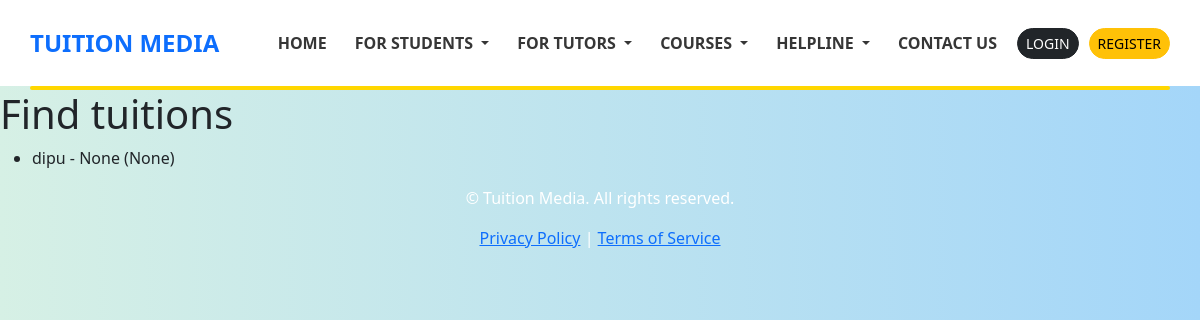
Page /find_tuitions/ on the earlier database version.
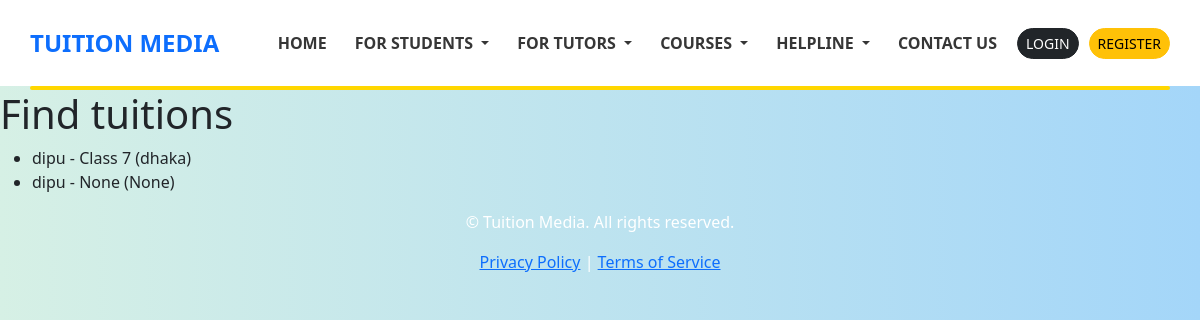
Same page on the later database version.
### students/models.py (models this page shows, shortened)
class tutor_request_post(models.Model):
    CLASS_CHOICES = [
        ('Class 1', 'Class 1'),
        ('Class 2', 'Class 2'),
        ('Class 3', 'Class 3'),
        ('Class 4', 'Class 4'),
        ('Class 5', 'Class 5'),
        ('Class 6', 'Class 6'),
        ('Class 7', 'Class 7'),
        ('Class 8', 'Class 8'),
        ('Class 9', 'Class 9'),
        ('Class 10', 'Class 10'),
        ('HSC 1st Year', 'HSC 1st Year'),
        ('HSC 2nd Year', 'HSC 2nd Year'),
    ]
    MEDIUM_CHOICES = [
        ('Bangla', 'Bangla'),
        ('English', 'English'),
    ]
    GENDER_CHOICES = [
        ('MALE', 'MALE'),
        ('FEMALE', 'FEMALE'),
    ]
    student_name = models.CharField(max_length=100)
    contact_number = models.CharField(max_length=20, blank=True, null=True)
    medium = models.CharField(max_length=20, choices=MEDIUM_CHOICES,blank=True, null=True)
    student_class = models.CharField(max_length=30, choices=CLASS_CHOICES,blank=True, null=True)
    preffered_tutor=models.CharField(max_length=20, choices=GENDER_CHOICES,blank=True, null=True)
    subject = models.CharField(max_length=100,blank=True,null=True)
    salary = models.CharField(max_length=100, blank=True, null=True)
    tutoring_days = models.CharField(max_length=100, blank=True, null=True)
    district = models.CharField(max_length=100,blank=True,null=True)
    area = models.CharField(max_length=100 ,blank=True,null=True)
    timestamp = models.DateTimeField(auto_now_add=True)

### tutors/views.py (the view)
# urls.py: path('find_tuitions/',tutors_view.find_tuitions, name='find_tuitions'),
def find_tuitions(request):
    posts = tutor_request_post.objects.all().order_by('-timestamp')
    context= {'posts':posts}
    return render(request,template_name='tutors/find_tuitions.html',context=context)

### template/tutors/find_tuitions.html
{%extends 'base.html'%}
{%block content%}
<h1>Find tuitions</h1>
<ul>
    {% for post in posts %}
        <li>{{ post.student_name }} - {{ post.student_class }} ({{ post.district }})</li>
    {% empty %}
        <li>No tuition requests found.</li>
    {% endfor %}
</ul>
{%endblock%}

Differences in the rows shown:
added tutor_request_post: student_name "dipu", student_class "Class 7", district "dhaka"
